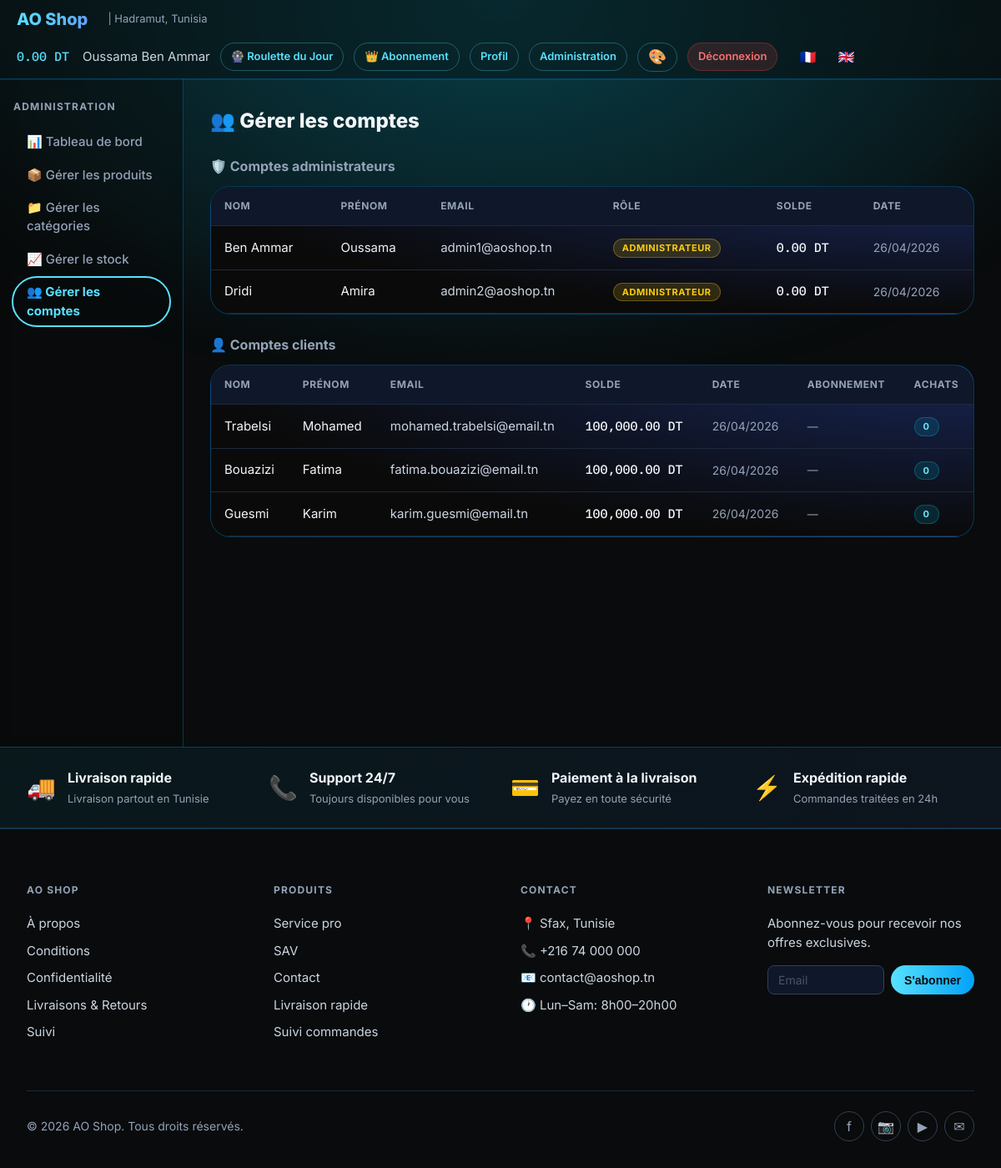
/admin/comptes.php (signed in), run on the app's committed database.
### tables this page shows
CREATE TABLE users (
    id_user INT AUTO_INCREMENT PRIMARY KEY,
    nom VARCHAR(100) NOT NULL,
    prenom VARCHAR(100) NOT NULL,
    email VARCHAR(150) UNIQUE NOT NULL,
    mot_de_passe VARCHAR(255) NOT NULL,
    role ENUM('client', 'admin') DEFAULT 'client',
    solde DECIMAL(10,2) DEFAULT 100000.00,
    date_inscription DATETIME DEFAULT CURRENT_TIMESTAMP,
    INDEX idx_role (role),
    INDEX idx_email (email)
);

### lang.php (called while the page is built, shortened)
<?php
$lang = $_SESSION['lang'];
function __t(string $key): string {
    global $translations, $lang;
    return $translations[$lang][$key] ?? $key;
}

### admin/comptes.php (the view, shortened to what this page needs)
<?php
require_once __DIR__ . '/../db.php';
require_once __DIR__ . '/../lang.php';
$stmt = $pdo->query("
    SELECT u.*,
           (SELECT COUNT(*) FROM commandes WHERE id_user = u.id_user) as nb_achats,
           (SELECT COUNT(*) FROM abonnements WHERE id_user = u.id_user AND actif = 1 AND date_fin > NOW()) as abonnement_actif
    FROM users u
    WHERE u.role = 'client'
    ORDER BY u.date_inscription DESC
");
$clients = $stmt->fetchAll();
$stmt = $pdo->query("
    SELECT id_user, nom, prenom, email, solde, date_inscription
    FROM users
    WHERE role = 'admin'
    ORDER BY date_inscription ASC
");
$admins = $stmt->fetchAll();
$adminSectionTitle = $lang === 'en' ? 'Admin Accounts' : 'Comptes administrateurs';
$adminRoleLabel = $lang === 'en' ? 'Administrator' : 'Administrateur';
$clientsSectionTitle = $lang === 'en' ? 'Client Accounts' : 'Comptes clients';
?>
<!DOCTYPE html>
<html lang="<?php echo $lang; ?>">
<head>
    <link rel="stylesheet" href="../assets/style.css">
</head>
<body>
    <div class="fancy-top-gradient"></div>
    <?php include __DIR__ . '/../includes/header.php'; ?>
    <div class="page-layout">
        <aside class="sidebar">
            <div style="font-size:0.75rem; font-weight:700; text-transform:uppercase; letter-spacing:0.1em; color:var(--text-muted); margin-bottom:1rem;">
                <?php echo __t('admin_panel'); ?>
            </div>
            <a href="dashboard.php" class="category-item">📊 <?php echo __t('dashboard'); ?></a>
            <a href="produits.php" class="category-item">📦 <?php echo __t('manage_products'); ?></a>
            <a href="categories.php" class="category-item">📁 <?php echo __t('manage_categories'); ?></a>
            <a href="stock.php" class="category-item">📈 <?php echo __t('manage_stock'); ?></a>
            <a href="comptes.php" class="category-item active">👥 <?php echo __t('manage_accounts'); ?></a>
        </aside>
        <main class="main-content">
            <h1 style="font-size:1.5rem; font-weight:800; margin-bottom:1.5rem;">
                👥 <?php echo __t('manage_accounts'); ?>
            </h1>
            <h2 style="font-size:1rem; font-weight:700; margin-bottom:0.75rem; color:var(--text-muted);">
                🛡️ <?php echo htmlspecialchars($adminSectionTitle); ?>
            </h2>
            <div class="card" style="padding:0; overflow:auto; margin-bottom:1.5rem;">
                <table class="data-table" style="min-width:760px;">
                    <thead>
                        <tr>
                            <th>Nom</th>
                            <th>Prénom</th>
                            <th>Email</th>
                            <th>Rôle</th>
                            <th><?php echo __t('balance'); ?></th>
                            <th>Date</th>
                        </tr>
                    </thead>
                    <tbody>
                        <?php if (empty($admins)): ?>
                            <tr>
                                <td colspan="6" style="color:var(--text-muted); text-align:center; padding:1rem;">—</td>
                            </tr>
                        <?php else: ?>
                            <?php foreach ($admins as $ad): ?>
                                <tr>
                                    <td><?php echo htmlspecialchars($ad['nom']); ?></td>
                                    <td><?php echo htmlspecialchars($ad['prenom']); ?></td>
                                    <td style="color:var(--text-dim);"><?php echo htmlspecialchars($ad['email']); ?></td>
                                    <td><span class="badge badge-gold"><?php echo htmlspecialchars($adminRoleLabel); ?></span></td>
                                    <td class="price-tag" style="font-size:0.9375rem;">
                                        <?php echo number_format($ad['solde'], 2); ?> DT
                                    </td>
                                    <td style="color:var(--text-muted); font-size:0.875rem;">
                                        <?php echo date('d/m/Y', strtotime($ad['date_inscription'])); ?>
                                    </td>
                                </tr>
                            <?php endforeach; ?>
                        <?php endif; ?>
                    </tbody>
                </table>
            </div>
            <h2 style="font-size:1rem; font-weight:700; margin-bottom:0.75rem; color:var(--text-muted);">
                👤 <?php echo htmlspecialchars($clientsSectionTitle); ?>
            </h2>
            <div class="card" style="padding:0; overflow:auto;">
                <table class="data-table" style="min-width:900px;">
                    <thead>
                        <tr>
                            <th>Nom</th>
                            <th>Prénom</th>
                            <th>Email</th>
                            <th><?php echo __t('balance'); ?></th>
                            <th>Date</th>
                            <th>Abonnement</th>
                            <th>Achats</th>
                        </tr>
                    </thead>
                    <tbody>
                        <?php foreach ($clients as $cl): ?>
                            <tr style="cursor:pointer;" onclick="window.location.href='?view=<?php echo $cl['id_user']; ?>'">
                                <td><?php echo htmlspecialchars($cl['nom']); ?></td>
                                <td><?php echo htmlspecialchars($cl['prenom']); ?></td>
                                <td style="color:var(--text-dim);"><?php echo htmlspecialchars($cl['email']); ?></td>
                                <td class="price-tag" style="font-size:0.9375rem;">
                                    <?php echo number_format($cl['solde'], 2); ?> DT
                                </td>
                                <td style="color:var(--text-muted); font-size:0.875rem;">
                                    <?php echo date('d/m/Y', strtotime($cl['date_inscription'])); ?>
                                </td>
                                <td>
                                    <?php if ($cl['abonnement_actif'] > 0): ?>
                                        <span class="badge badge-green">Actif</span>
                                    <?php else: ?>
                                        <span style="color:var(--text-muted); font-size:0.8125rem;">—</span>
                                    <?php endif; ?>
                                </td>
                                <td>
                                    <span class="badge badge-cyan"><?php echo $cl['nb_achats']; ?></span>
                                </td>
                            </tr>
                        <?php endforeach; ?>
                    </tbody>
                </table>
            </div>
        </main>
    </div>
    <?php include __DIR__ . '/../includes/footer.php'; ?>
</body>
</html>

### assets/style.css (style rules this page uses)
:root { --bg-base: #090b0c; --bg-card: #1e293b; --bg-card-hover: #1e3a8a; --primary: #58E1FF; --secondary: #00a2f8; --text-main: #f1f5f9; --text-muted: #94a3b8; --text-dim: #cbd5e1; --border-glow: color-mix(in srgb, var(--primary) 10%, transparent); --shadow-glow: color-mix(in srgb, var(--primary) 80%, transparent); --danger: #ef4444; --success: #22c55e; --bg-dark: #0f172a; --border-subtle: #334155; }
* { box-sizing: border-box; margin: 0; padding: 0; }
body { background-color: var(--bg-base); color: var(--text-main); font-family: 'Inter', ui-sans-serif, system-ui, sans-serif; min-height: 100vh; line-height: 1.5; }
* { scrollbar-width: thin; scrollbar-color: var(--border-subtle) transparent; }
a { color: inherit; text-decoration: none; transition: color 0.15s; }
.price-tag { font-family: 'IBM Plex Mono', monospace; font-weight: 500; color: var(--primary); font-size: 1.125rem; }
.page-layout { display: flex; min-height: 100vh; }
.main-content { flex: 1; padding: 2rem; overflow-x: hidden; }
.card { position: relative; border-radius: 1.5rem; background: radial-gradient(100% 100% at 100% 0%, #172554, #0a0a0a); border: 1px solid color-mix(in srgb, var(--secondary) 30%, transparent); overflow: hidden; contain: paint style layout; transition: background 0.3s ease, transform 0.2s ease; z-index: 2; }
.card::before { content: ""; position: absolute; inset: 0; z-index: 20; border-radius: inherit; opacity: 0%; pointer-events: none; background: radial-gradient(ellipse at var(--mouse-x, 50%) var(--mouse-y, 50%), rgb(6 182 212 / 100%), rgb(29 78 216 / 40%) 25%, rgb(30 58 138 / 15%) 50%); mix-blend-mode: hard-light; transition: opacity 0.82s; }
.sidebar { background-color: color-mix(in srgb, var(--bg-base) 40%, transparent); border-right: 1px solid color-mix(in srgb, var(--secondary) 30%, transparent); backdrop-filter: blur(8px); padding: 1.5rem 1rem; width: 220px; min-height: 100vh; flex-shrink: 0; }
.fancy-top-gradient { position: fixed; top: 0; left: 0; right: 0; height: 600px; z-index: -10; pointer-events: none; background: radial-gradient(70% 500px at 50% 0%, rgb(6 182 212 / 30%), transparent); mask-image: radial-gradient(70% 500px at 50% 0%, white 70%, transparent); -webkit-mask-image: radial-gradient(70% 500px at 50% 0%, white 70%, transparent); }
.category-item { border-radius: 9999px; padding: 0.4rem 1rem; font-weight: 500; font-size: 0.9375rem; color: var(--text-muted); transition: all 0.15s; cursor: pointer; display: flex; align-items: center; gap: 0.5rem; text-decoration: none; margin-bottom: 0.25rem; }
.category-item.active { background: color-mix(in srgb, var(--bg-base) 50%, transparent); outline: 2px solid var(--primary); color: var(--primary); font-weight: 700; }
.badge { display: inline-flex; align-items: center; padding: 0.125rem 0.625rem; border-radius: 9999px; font-size: 0.6875rem; font-weight: 700; text-transform: uppercase; letter-spacing: 0.05em; }
.badge-cyan { background: rgb(6 182 212 / 15%); color: #67e8f9; border: 1px solid rgb(6 182 212 / 30%); }
.badge-gold { background: rgb(250 204 21 / 15%); color: #facc15; border: 1px solid rgb(250 204 21 / 30%); }
.data-table { width: 100%; border-collapse: collapse; font-size: 0.9375rem; }
.data-table th { text-align: left; padding: 0.875rem 1rem; font-size: 0.75rem; font-weight: 700; text-transform: uppercase; letter-spacing: 0.05em; color: var(--text-muted); border-bottom: 1px solid var(--bg-card); background: var(--bg-dark); }
.data-table td { padding: 0.875rem 1rem; border-bottom: 1px solid var(--bg-card); color: var(--text-main); }

### data on the page
users: nom "Ben Ammar", prenom "Oussama", email "admin1@aoshop.tn", solde "0.00", date_inscription "26/04/2026"
users: nom "Dridi", prenom "Amira", email "admin2@aoshop.tn", solde "0.00", date_inscription "26/04/2026"
users: nom "Trabelsi", prenom "Mohamed", email "mohamed.trabelsi@email.tn", solde "100,000.00", date_inscription "26/04/2026", nb_achats "0"
users: nom "Bouazizi", prenom "Fatima", email "fatima.bouazizi@email.tn", solde "100,000.00", date_inscription "26/04/2026", nb_achats "0"
users: nom "Guesmi", prenom "Karim", email "karim.guesmi@email.tn", solde "100,000.00", date_inscription "26/04/2026", nb_achats "0"

### other printed values
$_SESSION['solde'] "0.00"
__t('daily_roulette') "Roulette du Jour"
__t('subscription') "Abonnement"
__t('profile') "Profil"
__t('admin_panel') "Administration"
__t('logout') "Déconnexion"
__t('admin_panel') "ADMINISTRATION"
__t('dashboard') "Tableau de bord"
__t('manage_products') "Gérer les produits"
__t('manage_categories') "Gérer les catégories"
__t('manage_stock') "Gérer le stock"
__t('manage_accounts') "Gérer les comptes"
$adminSectionTitle "Comptes administrateurs"
__t('balance') "SOLDE"
$clientsSectionTitle "Comptes clients"
